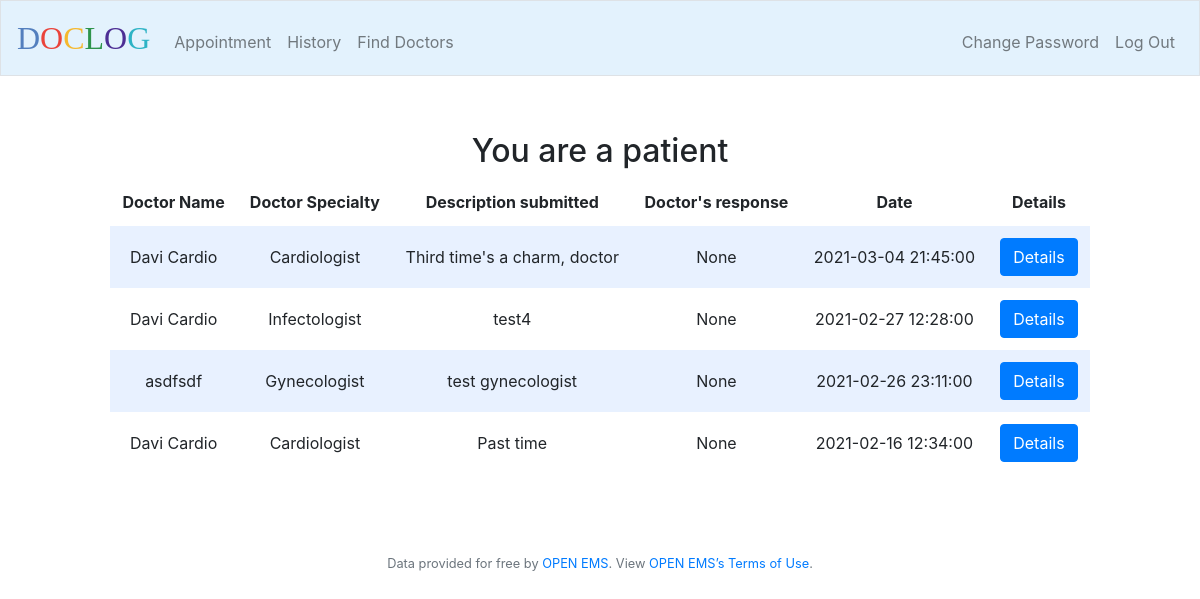
Screenshot of /history (signed in) with the database file from the repository.
### tables this page shows
CREATE TABLE users(
    id INTEGER,
    username TEXT NOT NULL,
    hash TEXT NOT NULL,
    role TEXT NOT NULL,
    PRIMARY KEY(id)
);

CREATE TABLE appointments(
    id INTEGER,
    patient_id INTEGER,
    doctor_id INTEGER,
    type_appointment TEXT NOT NULL,
    TIME TIMESTAMP DEFAULT 0,
    patient_log TEXT,
    doctor_log TEXT,
    medication TEXT,
    PRIMARY KEY(id));

CREATE TABLE doctors(
    id INTEGER,
    user_id INTEGER,
    username TEXT NOT NULL,
    name TEXT,
    speciality TEXT,
    menumber INTEGER, latitude REAL, longitude REAL,
    PRIMARY KEY(id),
    FOREIGN KEY(user_id) REFERENCES users(id)
);

### application.py (the view, shortened to what this page needs)
@app.route("/history")
@login_required
def history():
    role = db.execute("SELECT * FROM users WHERE id = ?", session["user_id"])[0]["role"]
    if (role == "patient"):
        patientDb = db.execute("SELECT * FROM patients WHERE user_id = ?", session["user_id"])[0]
        appointments = db.execute("SELECT appointments.id AS appointments_id, doctors.id AS doctors_id, * FROM appointments JOIN doctors ON doctors_id = appointments.doctor_id WHERE patient_id = ? AND TIME < datetime('now') ORDER BY TIME DESC", patientDb["id"])
    return render_template("history.html", role=role, appointments=appointments)

### application.py (called while the page is built)
@app.after_request
def after_request(response):
    response.headers["Cache-Control"] = "no-cache, no-store, must-revalidate"
    response.headers["Expires"] = 0
    response.headers["Pragma"] = "no-cache"
    return response

### helpers.py (called while the page is built)
def login_required(f):
    @wraps(f)
    def decorated_function(*args, **kwargs):
        if session.get("user_id") is None:
            return redirect("/login")
        return f(*args, **kwargs)
    return decorated_function

### templates/history.html (shortened to what this page needs)
{% extends "layout.html" %}
{% block main %}
    <div class="table-data">
        <h2>You are a {{ role }}</h2>
        <table>
            {% if role == "patient" %}
                <thead>
                    <tr>
                        <th>Doctor Name</th>
                        <th>Doctor Specialty</th>
                        <th>Description submitted</th>
                        <th>Doctor's response</th>
                        <th>Date</th>
                        <th>Details</th>
                    </tr>
                </thead>
                <tbody>
                {% for row in appointments %}
                    <tr>
                        <td>{{ row.name }}</td>
                        <td>{{ row.type_appointment }}</td>
                        <td>{{ row.patient_log }}</td>
                        <td>{{ row.doctor_log }}</td>
                        <td>{{ row.TIME }}</td>
                        <td>
                            <form action="/details" method="post">
                                <button class="btn btn-primary" name="appointment" value="{{ row.appointments_id }}" type="submit">Details</button>
                            </form>
                        </td>
                    </tr>
                {% endfor %}
            {% endif %}
            </tbody>
        </table>
    </div>
{% endblock %}

### templates/layout.html (shortened to what this page needs)
<!DOCTYPE html>
<html lang="en">
    <head>
        <link rel="stylesheet" href="https://cdn.jsdelivr.net/npm/bootstrap@4.5.3/dist/css/bootstrap.min.css">
        <link href="/static/styles.css" rel="stylesheet">
    </head>
    <body>
        <nav class="navbar navbar-expand-md navbar-light bg-light border" style="background-color: #e3f2fd !important;">
            <a class="navbar-brand" href="/"><span class="blue">D</span><span class="red">O</span><span class="yellow">C</span><span class="green">L</span><span class="purple">O</span><span class="cyan">G</span> </a>
            <div class="collapse navbar-collapse" id="navbar">
                {% if session.user_id %}
                    <ul class="navbar-nav mr-auto mt-2">
                        <li class="nav-item"><a class="nav-link" href="/appointment">Appointment</a></li>
                        <li class="nav-item"><a class="nav-link" href="/history">History</a></li>
                        {% if role == 'patient' %}
                        <li class="nav-item"><a class="nav-link" href="/find-doctors">Find Doctors</a></li>
                        {% else %}
                        <li class="nav-item"><a class="nav-link" href="/map-register">Update location</a></li>
                        {% endif %}
                    </ul>
                    <ul class="navbar-nav ml-auto mt-2">
                        <li class="nav-item"><a class="nav-link" href="/change">Change Password</a></li>
                        <li class="nav-item"><a class="nav-link" href="/logout">Log Out</a></li>
                    </ul>
                {% else %}
                    <ul class="navbar-nav ml-auto mt-2">
                        <li class="nav-item"><a class="nav-link" href="/register">Register</a></li>
                        <li class="nav-item"><a class="nav-link" href="/login">Log In</a></li>
                    </ul>
                {% endif %}
            </div>
        </nav>
        <main class="container p-5">
            {% block main %}{% endblock %}
        </main>
        <footer class="small text-center text-muted">
            Data provided for free by <a href="/">OPEN EMS</a>. View <a href="/">OPEN EMS’s Terms of Use</a>.
        </footer>
    </body>
</html>

### static/styles.css (style rules this page uses)
nav .navbar-brand { font-family: "Didot"; font-size: xx-large; }
nav .navbar-brand .blue { color: #537fbe; }
nav .navbar-brand .red { color: #ea433b; }
nav .navbar-brand .yellow { color: #f5b82e; }
nav .navbar-brand .green { color: #2e944b; }
nav .navbar-brand .purple { color: #4d2e94; }
nav .navbar-brand .cyan { color: #2db3c5; }
main { overflow-x: auto; text-align: center; }
.table-data { padding-bottom: 1rem; padding-left: 2rem; padding-right: 2rem; padding-top: 0.5rem; margin: auto; }
table { background-color: transparent; margin-bottom: 1rem; width: 100%; }
table th, table td { padding: 0.75rem; vertical-align: middle; }
tbody tr:nth-of-type(odd) { background-color: rgb(179, 208, 255, 0.3) }

### rows the page displays
users: role "patient"
appointments: name "Davi Cardio", type_appointment "Cardiologist", patient_log "Third time's a charm, doctor", doctor_log "None", TIME "2021-03-04 21:45:00", {{ row.appointments_id }} 7 (drawn)
appointments: name "Davi Cardio", type_appointment "Infectologist", patient_log "test4", doctor_log "None", TIME "2021-02-27 12:28:00", {{ row.appointments_id }} 4 (drawn)
appointments: name "asdfsdf", type_appointment "Gynecologist", patient_log "test gynecologist", doctor_log "None", TIME "2021-02-26 23:11:00", {{ row.appointments_id }} 6 (drawn)
appointments: name "Davi Cardio", type_appointment "Cardiologist", patient_log "Past time", doctor_log "None", TIME "2021-02-16 12:34:00", {{ row.appointments_id }} 5 (drawn)
